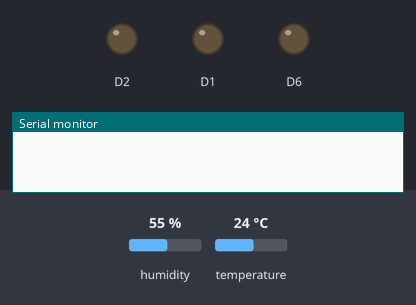
This sketch was run on a simulated ESP8266 (NodeMCU). Parts: output pins drawn as LEDs (lit = HIGH), the last lines printed to the serial monitor. Inputs (shaded band) come from the test bench; at power-on: humidity 55 %, temperature 24 °C. WiFi joins after 1.5 s; servers stay silent unless stated; uploads are accepted with an empty reply.

Above: at 0.1 s.
At 2.7 s:
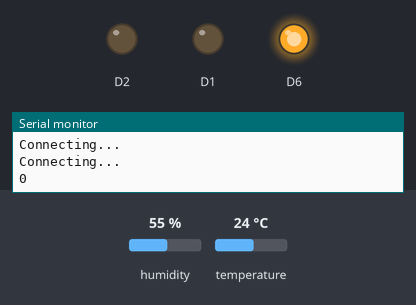
Timing chart, 0 to 4.2 s (numbered marks = the images above):
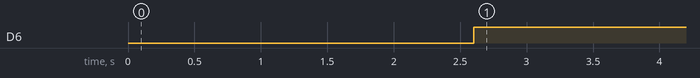

Measured:
- by itself, D6: LOW → HIGH at 2.6 s

The sketch:

Arduino.ino
```cpp
#include <ArduinoJson.h>
#include <ESP8266WiFi.h>
#include <ESP8266HTTPClient.h>
#include <DHT.h>
DHT dht(D5,DHT11);
float i;
float nhietdo;
float doam;
String host = "http://192.168.1.3:8080";//sửa host!
void setup () {
  pinMode(D5,INPUT);
  pinMode(D1, OUTPUT);
  pinMode(D2, OUTPUT);
  pinMode(D6, OUTPUT);
  dht.begin();
  Serial.begin(115200);
  WiFi.begin("giangdeptrai", "giang220798"); //sửa wifi!
  while (WiFi.status() != WL_CONNECTED) {
    delay(1000);
    Serial.println("Connecting...");
  }
}
void loop() {
  if (WiFi.status() == WL_CONNECTED) {
    HTTPClient http;
//---------------------------------------------------- led1
    http.begin(host + "/glucose/api/devices/1");
    int httpCode = http.GET();
 String payload;
    if (httpCode > 0) {
     payload = http.getString();
      //Serial.println(payload);
    }
    DynamicJsonDocument doc(1024);
deserializeJson(doc, payload);
bool bitValue = doc["bitValue"];
//Serial.println(bitValue);
  digitalWrite(D1, bitValue);
//-------------------------------------------------------- pan2
http.begin(host + "/glucose/api/devices/2");
    httpCode = http.GET();

    if (httpCode > 0) {
     payload = http.getString();
     // Serial.println(payload);
    }
   // DynamicJsonDocument doc(1024);
deserializeJson(doc, payload);
 bitValue = doc["bitValue"];
 Serial.println(bitValue);

 http.begin(host + "/glucose/api/devices/5");
    int httpCode5 = http.GET();
 String payload5;
    if (httpCode5 > 0) {
     payload5 = http.getString();
      //Serial.println(payload);
    }
    DynamicJsonDocument doc5(1024);
deserializeJson(doc5, payload5);
bool mode_on5 = doc5["bitValue"];
//Serial.println(mode_on5);
//Serial.println("----");

if(mode_on5==false){
  //Serial.println(bitValue);
  digitalWrite(D2, bitValue);
  digitalWrite(D6, !bitValue);
}
//-------------------------------------------- tự động
else{
  float thres = doc5["decimalValue"] ;
  float thresH = thres + 0.2;
  float thresL = thres - 0.2;
  float t = dht.readTemperature();
  if(t<thresL){
    digitalWrite(D2, LOW);
    digitalWrite(D6 , HIGH);
  }
  if(t>thresH){
    digitalWrite(D2, HIGH);
    digitalWrite(D6, LOW);
  }
  }


//------------------------------------------------  nhiet do
 DynamicJsonDocument gui(1024);
 gui["cid"]= 3;
 gui["deviceName"] = "nhietdo3";
 gui["deviceType"] = true;
 gui["dataType"] = true;
 gui["bitValue"] = true;
 gui["decimalValue"] = dht.readTemperature();

  String s;
  serializeJson(gui, s);
http.begin(host + "/glucose/api/devices");
   http.addHeader("Content-Type", "application/json");
   int httpResponseCode = http.PUT(s);
   if(httpResponseCode>0){
    String response = http.getString();
    //Serial.println(httpResponseCode);
    Serial.println(response);
   }else{
    Serial.print("Error on sending PUT Request: ");
    Serial.println(httpResponseCode);
   }
//-------------------------------------------- doam
DynamicJsonDocument gui2(1024);
 gui2["cid"]= 4;
 gui2["deviceName"] = "doam4";
 gui2["deviceType"] = true;
 gui2["dataType"] = true;
 gui2["bitValue"] = true;
 gui2["decimalValue"] = dht.readHumidity();
 String s2;
  serializeJson(gui2, s2);
http.begin(host + "/glucose/api/devices");
   http.addHeader("Content-Type", "application/json");
   http.PUT(s2);
    http.end();   //Close connection
  }
  delay(10);
}
```
